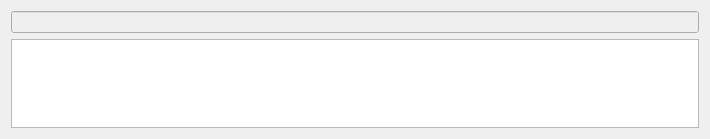
<?xml version="1.0" encoding="UTF-8"?>
<ui version="4.0">
 <class>showMessage</class>
 <widget class="QWidget" name="showMessage">
  <property name="geometry">
   <rect>
    <x>0</x>
    <y>0</y>
    <width>710</width>
    <height>139</height>
   </rect>
  </property>
  <property name="windowTitle">
   <string>Form</string>
  </property>
  <layout class="QVBoxLayout" name="verticalLayout">
   <item>
    <layout class="QHBoxLayout" name="horizontalLayout">
     <item>
      <widget class="QLineEdit" name="lineEdit">
       <property name="enabled">
        <bool>false</bool>
       </property>
      </widget>
     </item>
    </layout>
   </item>
   <item>
    <widget class="QTextEdit" name="label">
     <property name="sizeAdjustPolicy">
      <enum>QAbstractScrollArea::AdjustToContents</enum>
     </property>
     <property name="lineWrapMode">
      <enum>QTextEdit::WidgetWidth</enum>
     </property>
     <property name="readOnly">
      <bool>true</bool>
     </property>
    </widget>
   </item>
  </layout>
 </widget>
 <resources/>
 <connections/>
</ui>
